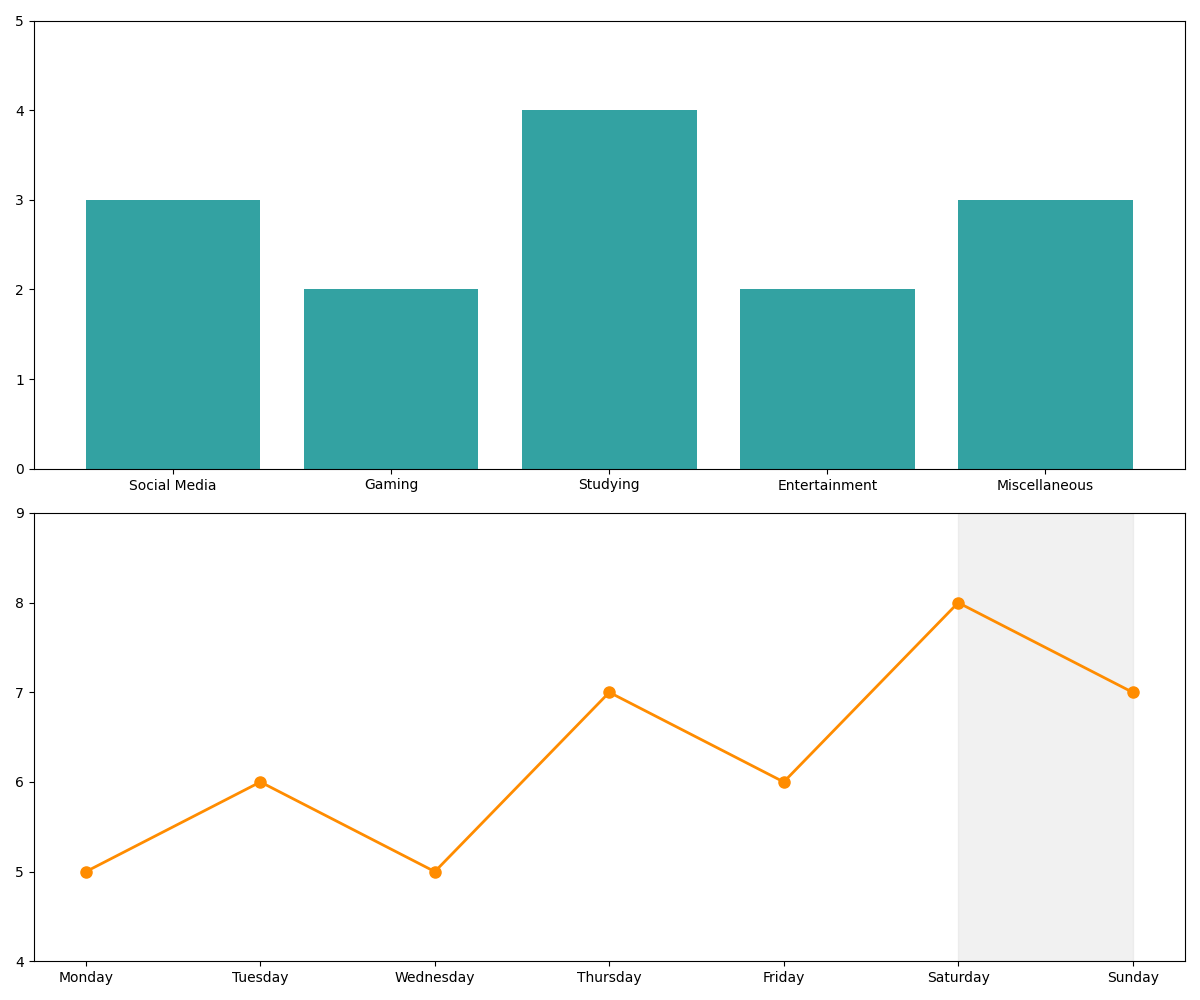

Source code (Python):
import matplotlib.pyplot as plt
import numpy as np

activities = ['Social Media', 'Gaming', 'Studying', 'Entertainment', 'Miscellaneous']
hours_spent = [3, 2, 4, 2, 3]
days = ['Monday', 'Tuesday', 'Wednesday', 'Thursday', 'Friday', 'Saturday', 'Sunday']
screen_time_week = [5, 6, 5, 7, 6, 8, 7]

fig, (ax1, ax2) = plt.subplots(2, 1, figsize=(12, 10))

# First subplot: Bar chart for average hours spent on activities (without annotations)
bars1 = ax1.bar(activities, hours_spent, color='darkcyan', alpha=0.8)
ax1.set_ylim(0, 5)

# Second subplot: Line plot showing screen time usage distribution over the week (no textual elements)
ax2.plot(days, screen_time_week, marker='o', color='darkorange', linewidth=2, markersize=8)
ax2.set_ylim(4, 9)
ax2.axvspan('Saturday', 'Sunday', color='lightgrey', alpha=0.3)

plt.tight_layout()
plt.show()
